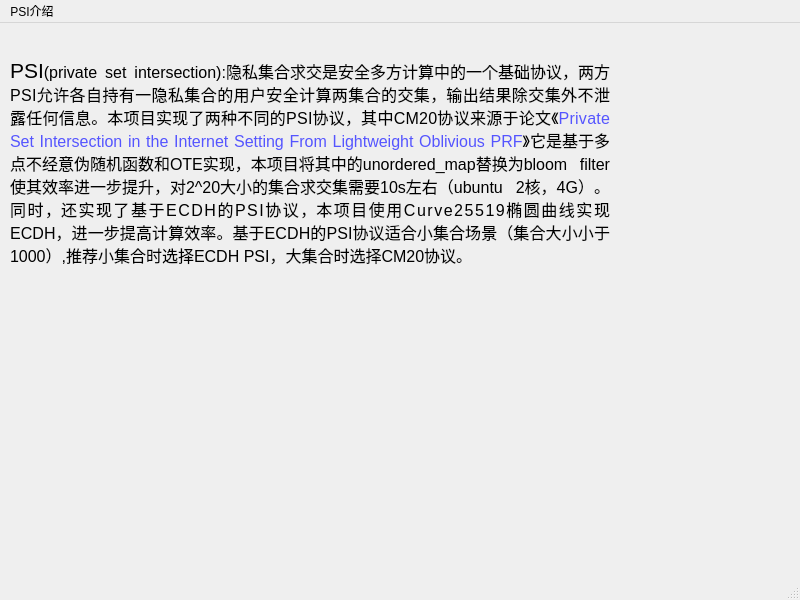
<?xml version="1.0" encoding="UTF-8"?>
<ui version="4.0">
 <class>page8</class>
 <widget class="QMainWindow" name="page8">
  <property name="geometry">
   <rect>
    <x>0</x>
    <y>0</y>
    <width>800</width>
    <height>600</height>
   </rect>
  </property>
  <property name="windowTitle">
   <string>MainWindow</string>
  </property>
  <widget class="QWidget" name="centralwidget">
   <widget class="QLabel" name="label">
    <property name="geometry">
     <rect>
      <x>10</x>
      <y>20</y>
      <width>600</width>
      <height>240</height>
     </rect>
    </property>
    <property name="acceptDrops">
     <bool>false</bool>
    </property>
    <property name="autoFillBackground">
     <bool>false</bool>
    </property>
    <property name="text">
     <string>&lt;!DOCTYPE HTML PUBLIC &quot;-//W3C//DTD HTML 4.0//EN&quot; &quot;http://www.w3.org/TR/REC-html40/strict.dtd&quot;&gt;
&lt;html&gt;&lt;head&gt;&lt;meta name=&quot;qrichtext&quot; content=&quot;1&quot; /&gt;&lt;style type=&quot;text/css&quot;&gt;
p, li { white-space: pre-wrap; }
&lt;/style&gt;&lt;/head&gt;&lt;body style=&quot; font-family:'DejaVu Sans'; font-size:12pt; font-weight:400; font-style:normal;&quot;&gt;
&lt;p align=&quot;justify&quot; style=&quot; margin-top:12px; margin-bottom:12px; margin-left:0px; margin-right:0px; -qt-block-indent:0; text-indent:0px;&quot;&gt;&lt;span style=&quot; font-size:16pt;&quot;&gt;PSI&lt;/span&gt;(private set intersection):隐私集合求交是安全多方计算中的一个基础协议，两方PSI允许各自持有一隐私集合的用户安全计算两集合的交集，输出结果除交集外不泄露任何信息。本项目实现了两种不同的PSI协议，其中CM20协议来源于论文《&lt;span style=&quot; color:#5555ff;&quot;&gt;Private Set Intersection in the Internet Setting From Lightweight Oblivious PRF&lt;/span&gt;》它是基于多点不经意伪随机函数和OTE实现，本项目将其中的unordered_map替换为bloom filter使其效率进一步提升，对2^20大小的集合求交集需要10s左右（ubuntu 2核，4G）。同时，还实现了基于ECDH的PSI协议，本项目使用Curve25519椭圆曲线实现ECDH，进一步提高计算效率。基于ECDH的PSI协议适合小集合场景（集合大小小于1000）,推荐小集合时选择ECDH PSI，大集合时选择CM20协议。 &lt;/p&gt;&lt;/body&gt;&lt;/html&gt;</string>
    </property>
    <property name="scaledContents">
     <bool>false</bool>
    </property>
    <property name="wordWrap">
     <bool>true</bool>
    </property>
   </widget>
  </widget>
  <widget class="QMenuBar" name="menubar">
   <property name="geometry">
    <rect>
     <x>0</x>
     <y>0</y>
     <width>800</width>
     <height>29</height>
    </rect>
   </property>
   <widget class="QMenu" name="menuPSI">
    <property name="title">
     <string>PSI介绍</string>
    </property>
   </widget>
   <addaction name="menuPSI"/>
  </widget>
  <widget class="QStatusBar" name="statusbar"/>
 </widget>
 <resources/>
 <connections/>
</ui>
